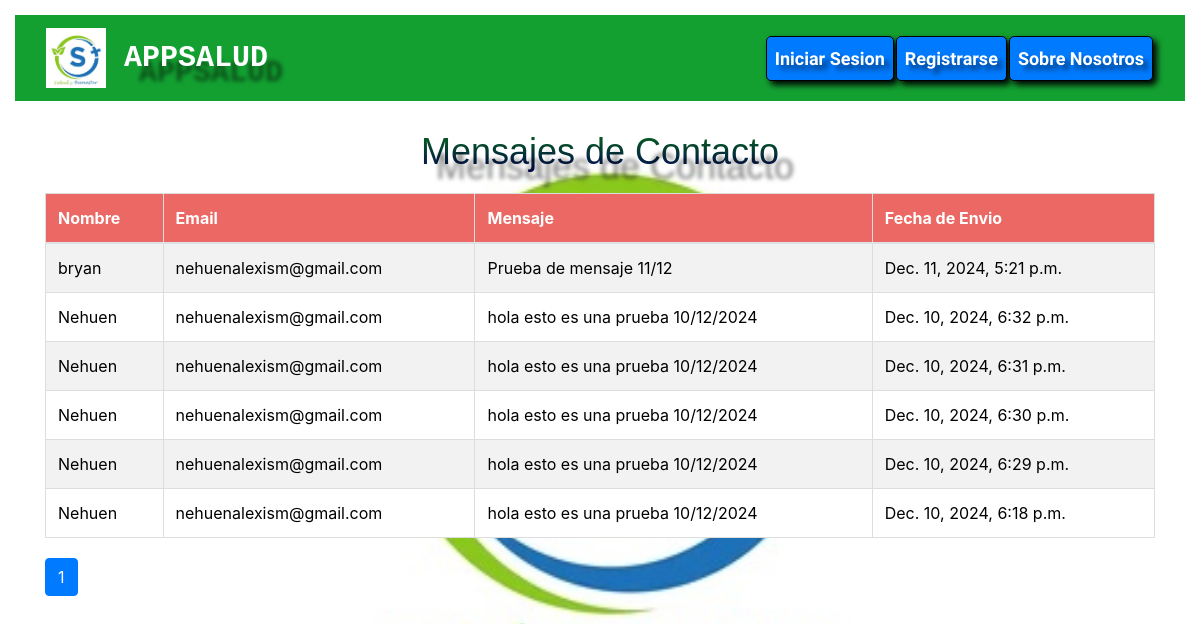
/mensajes/, run on the app's committed database.
### AppSalud/models.py (models this page shows, shortened)
class MensajeContacto(models.Model):
    nombre= models.CharField(max_length=100)
    email=models.EmailField()
    mensaje=models.TextField()
    fecha_envio= models.DateTimeField(default=timezone.now)

### AppSalud/views.py (the view)
# urls.py: path('mensajes/', views.listar_mensajes, name='listar_mensajes'),
def listar_mensajes(request):
    mensajes=MensajeContacto.objects.all().order_by('-fecha_envio')
    paginator= Paginator(mensajes,10)
    page_number= request.GET.get('page')
    page_obj= paginator.get_page(page_number)
    return render(request,'AppSalud/listar_mensajes.html', {'page_obj': page_obj})

### AppSalud/Templates/AppSalud/listar_mensajes.html (shortened to what this page needs)
{% extends 'AppSalud/base.html' %}
{% load static %}
{% block codigoDinamico %}
<div class="container">
    <h1>Mensajes de Contacto</h1>
    <table class="table table-striped">
        <thead>
            <tr>
                <th>Nombre</th>
                <th>Email</th>
                <th>Mensaje</th>
                <th>Fecha de Envio</th>
            </tr>
        </thead>
        <tbody>
            {%for mensaje in page_obj%}
            <tr>
                <td>{{mensaje.nombre}}</td>
                <td>{{mensaje.email}}</td>
                <td>{{mensaje.mensaje}}</td>
                <td>{{mensaje.fecha_envio}}</td>
            </tr>
            {% empty %}
            <tr>
                <td colspan="4">No hay mensajes para mostrar</td>
            </tr>
            {% endfor %}
        </tbody>
    </table>
    <nav aria-label="Page navigation">
        <ul class="pagination">
            {% for num in page_obj.paginator.page_range %}
                {% if page_obj.number == num%}
                <li class="page-item active"><span class="page-link">{{num}}</span></li>
                {% else %}
                <li class="page-item"><a class="page-link" href="?page={{num}}">{{num}}</a></li>
                {% endif %}
            {% endfor %}
        </ul>
    </nav>
</div>
{% endblock codigoDinamico %}

### AppSalud/static/styles.css (style rules this page uses)
body { background-image: url('salud.jpg'); background-size: 50%; background-position: center ; background-repeat: no-repeat; background-color: rgb(255, 255, 255); padding-left: 15px; padding-right: 15px; padding-top: 15px; padding-bottom: 15px; background-attachment:fixed; }
.container { margin-top: 5px; }
h1 { color: transparent; background: linear-gradient(0deg, #020457, #096b16); -webkit-background-clip: text; background-clip: text; font-size: 36px; text-shadow: 15px 15px 4px rgba(0, 0, 0, 0.5); font-family: 'Lucida Sans', 'Lucida Sans Regular', 'Lucida Grande', 'Lucida Sans Unicode', Geneva, Verdana, sans-serif; text-align: center; background-color: #131212; -webkit-background-clip: text; background-clip: text; }
li { transition: transform 0.3s; cursor:default; }
.table { border-collapse: collapse; width: 100%; margin: 20px 0; font-size: 1rem; text-align: left; background-color: #ffffff; transition: transform 0.2s; }
.table th, .table td { padding: 12px; border: 1px solid #dddddd; }
.table th { background-color: #eb6864; color: white; }

### data on the page
MensajeContacto: nombre "bryan", email "nehuenalexism@gmail.com", mensaje "Prueba de mensaje 11/12", fecha_envio "Dec. 11, 2024, 5:21 p.m."
MensajeContacto: nombre "Nehuen", email "nehuenalexism@gmail.com", mensaje "hola esto es una prueba 10/12/2024", fecha_envio "Dec. 10, 2024, 6:32 p.m."
MensajeContacto: nombre "Nehuen", email "nehuenalexism@gmail.com", mensaje "hola esto es una prueba 10/12/2024", fecha_envio "Dec. 10, 2024, 6:31 p.m."
MensajeContacto: nombre "Nehuen", email "nehuenalexism@gmail.com", mensaje "hola esto es una prueba 10/12/2024", fecha_envio "Dec. 10, 2024, 6:30 p.m."
MensajeContacto: nombre "Nehuen", email "nehuenalexism@gmail.com", mensaje "hola esto es una prueba 10/12/2024", fecha_envio "Dec. 10, 2024, 6:29 p.m."
MensajeContacto: nombre "Nehuen", email "nehuenalexism@gmail.com", mensaje "hola esto es una prueba 10/12/2024", fecha_envio "Dec. 10, 2024, 6:18 p.m."

### other printed values
{{ num }} "1"
